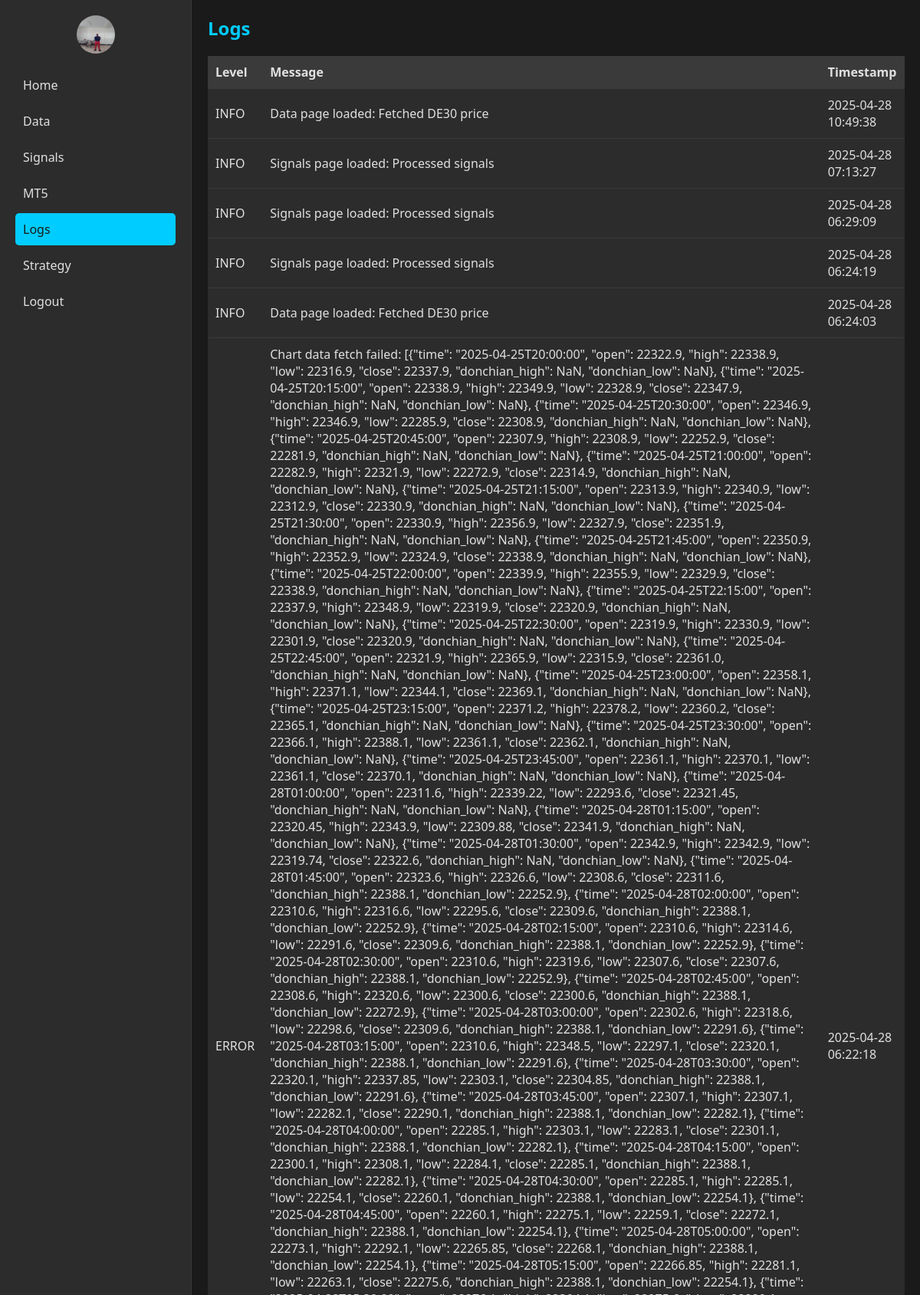
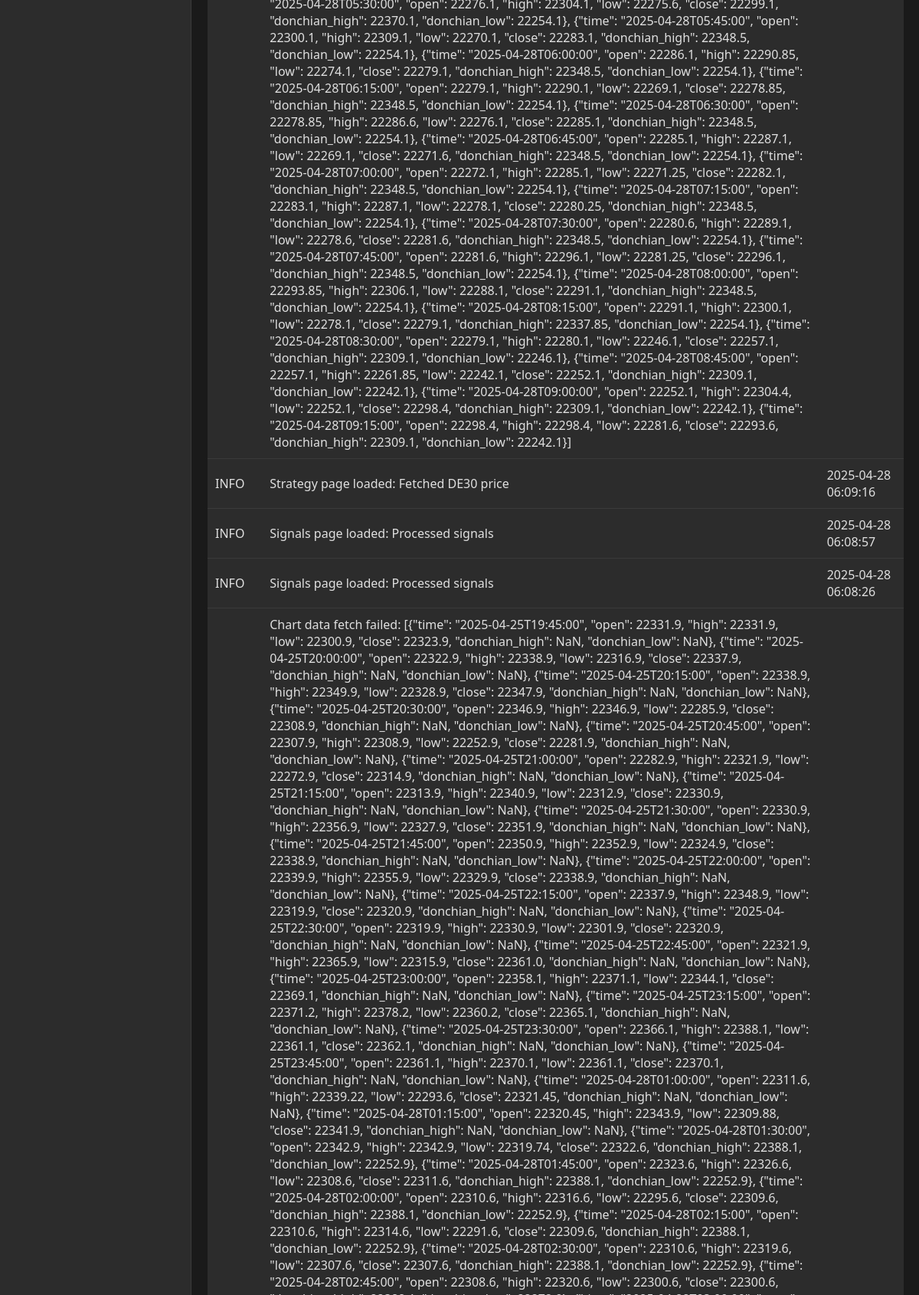
The page /index.php?page=logs (signed in, upper part) on the database its author committed (2 pictures, top to bottom).
### tables this page shows
CREATE TABLE `logs` (
  `id` int(11) NOT NULL,
  `log_level` enum('INFO','ERROR','DEBUG') NOT NULL,
  `message` text NOT NULL,
  `created_at` timestamp NOT NULL DEFAULT current_timestamp()
);

### logs.php (the view, shortened to what this page needs)
<?php
$logs = $pdo->query("SELECT * FROM logs ORDER BY created_at DESC")->fetchAll(PDO::FETCH_ASSOC);
?>
<h2>Logs</h2>
<table>
    <tr>
        <th>Level</th>
        <th>Message</th>
        <th>Timestamp</th>
    </tr>
    <?php foreach ($logs as $log): ?>
        <tr>
            <td><?php echo htmlspecialchars($log['log_level']); ?></td>
            <td><?php echo htmlspecialchars($log['message']); ?></td>
            <td><?php echo htmlspecialchars($log['created_at']); ?></td>
        </tr>
    <?php endforeach; ?>
</table>

### index.php (shortened to what this page needs)
<?php
require_once 'config.php';
$page = isset($_GET['page']) && in_array($_GET['page'], ['home', 'data', 'signals', 'mt5', 'logs', 'strategy']) ? $_GET['page'] : 'home';
?>
<!DOCTYPE html>
<html lang="en">
<head>
</head>
<body>
    <div class="sidebar">
        <img src="images/logo.jpg" alt="DAX Trading Helper Logo">
        <a href="?page=home" class="<?php echo $page === 'home' ? 'active' : ''; ?>">Home</a>
        <a href="?page=data" class="<?php echo $page === 'data' ? 'active' : ''; ?>">Data</a>
        <a href="?page=signals" class="<?php echo $page === 'signals' ? 'active' : ''; ?>">Signals</a>
        <a href="?page=mt5" class="<?php echo $page === 'mt5' ? 'active' : ''; ?>">MT5</a>
        <a href="?page=logs" class="<?php echo $page === 'logs' ? 'active' : ''; ?>">Logs</a>
        <a href="?page=strategy" class="<?php echo $page === 'strategy' ? 'active' : ''; ?>">Strategy</a>
        <a href="authentication.php?logout=1">Logout</a>
    </div>
    <div class="main-panel">
        <?php
        if ($page === 'home') {
            include 'home.php';
        } elseif ($page === 'data') {
            include 'data.php';
        } elseif ($page === 'signals') {
            include 'signals.php';
        } elseif ($page === 'mt5') {
            include 'mt5.php';
        } elseif ($page === 'logs') {
            include 'logs.php';
        } elseif ($page === 'strategy') {
            include 'strategy.php';
        }
        ?>
    </div>
</body>
</html>

### index.php (style rules this page uses)
body { font-family: 'Segoe UI', Arial, sans-serif; margin: 0; padding: 0; background: #1a1a1a; color: #e0e0e0; display: flex; min-height: 100vh; }
.sidebar { width: 250px; background: #2c2c2c; padding: 20px; position: fixed; height: 100%; overflow-y: auto; border-right: 1px solid #3a3a3a; box-sizing: border-box; }
.sidebar img { width: 50px; height: 50px; border-radius: 50%; display: block; margin: 0 auto 20px; }
.sidebar a { display: block; color: #e0e0e0; padding: 10px; text-decoration: none; margin: 5px 0; border-radius: 5px; }
.sidebar a.active { background: #00ccff; color: #1a1a1a; }
.main-panel { margin-left: 251px; padding: 20px; flex-grow: 1; box-sizing: border-box; }
h2 { color: #00ccff; margin-top: 0; }
table { width: 100%; border-collapse: collapse; background: #2c2c2c; margin-top: 20px; }
th, td { padding: 10px; text-align: left; border-bottom: 1px solid #3a3a3a; }
th { background: #3a3a3a; }

### rows shown on the page
logs: log_level "INFO", message "Data page loaded: Fetched DE30 price", created_at "2025-04-28 10:49:38"
logs: log_level "INFO", message "Signals page loaded: Processed signals", created_at "2025-04-28 07:13:27"
logs: log_level "INFO", message "Signals page loaded: Processed signals", created_at "2025-04-28 06:29:09"
logs: log_level "INFO", message "Signals page loaded: Processed signals", created_at "2025-04-28 06:24:19"
logs: log_level "INFO", message "Data page loaded: Fetched DE30 price", created_at "2025-04-28 06:24:03"
logs: log_level "ERROR", message "Chart data fetch failed: [{\"time\": \"2025-04-25T20:00:00\", \"open\": 22322.9, \"high\": 22338.9, \"low\": 22316.9, \"close\": 22337.9, \"donchian_high\": NaN, \"donchian_low\": NaN}, {\"time\": \"2025-04-25T20:15:00\", \"open\": 22338.9, \"high\": 22349.9, \"low\": 22328.9, \"close\": 22347.9, \"donchian_high\": NaN, \"donchian_low\": NaN}, {\"time\": \"2025-04-25T20:30:00\", \"open\": 22346.9, \"high\": 22346.9, \"low\": 22285.9, \"close\": 22308.9, \"donchian_high\": NaN, \"donchian_low\": NaN}, {\"time\": \"2025-04-25T20:45:00\", \"open\": 22307.9, \"high\": 22308.9, \"low\": 22252.9, \"close\": 22281.9, \"donchian_high\": NaN, \"donchian_low\": NaN}, {\"time\": \"2025-04-25T21:00:00\", \"open\": 22282.9, \"high\": 22321.9, \"low\": 22272.9, \"close\":…", created_at "2025-04-28 06:22:18"
logs: log_level "INFO", message "Strategy page loaded: Fetched DE30 price", created_at "2025-04-28 06:09:16"
logs: log_level "INFO", message "Signals page loaded: Processed signals", created_at "2025-04-28 06:08:57"
logs: log_level "INFO", message "Signals page loaded: Processed signals", created_at "2025-04-28 06:08:26"
